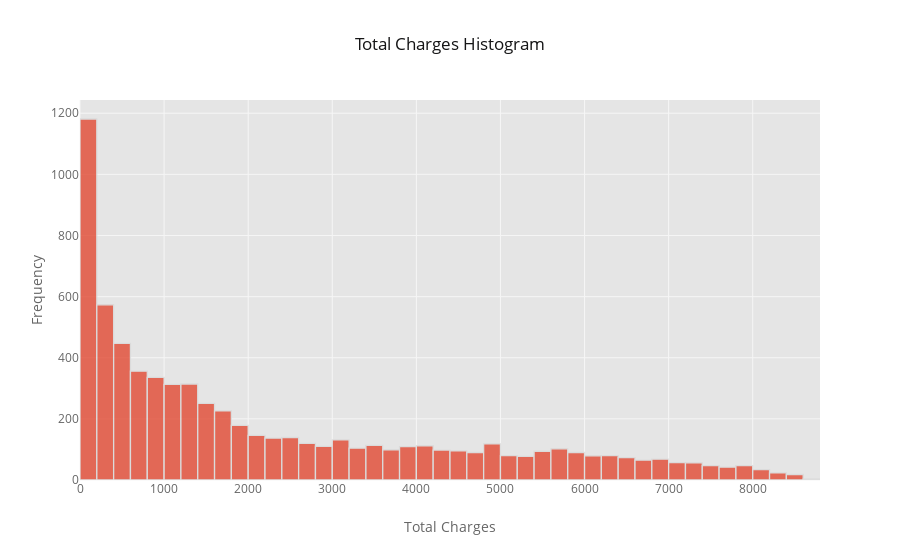

Notebook cell for this chart:
### Code cell
df['TotalCharges'].iplot(kind='hist', 
                         title='Total Charges Histogram', 
                         xTitle='Total Charges', 
                         yTitle='Frequency')

### Figure 1 — Plotly figure (JSON) as saved in the notebook; plotly's stock layout.template omitted (floating-point values rounded to 4 significant figures; data arrays with more than 128 entries replaced by an {"elided": "..."} marker saying what was removed)
{"data": [{"histfunc": "count", "histnorm": "", "marker": {"color": "rgba(226, 74, 51, 1.0)", "line": {"color": "#D9D9D9", "width": 1.3}}, "name": "TotalCharges", "opacity": 0.8, "orientation": "v", "type": "histogram", "uid": "ad6ae7ca-537f-4533-abcb-b980dff02feb", "x": {"elided": "7043 float values"}}], "layout": {"barmode": "overlay", "legend": {"bgcolor": "#FFFFFF", "font": {"color": "#666666"}}, "paper_bgcolor": "#FFFFFF", "plot_bgcolor": "#E5E5E5", "title": {"font": {"color": "#151516"}, "text": "Total Charges Histogram"}, "xaxis": {"gridcolor": "#F6F6F6", "showgrid": true, "tickfont": {"color": "#666666"}, "title": {"font": {"color": "#666666"}, "text": "Total Charges"}, "zerolinecolor": "#F6F6F6"}, "yaxis": {"gridcolor": "#F6F6F6", "showgrid": true, "tickfont": {"color": "#666666"}, "title": {"font": {"color": "#666666"}, "text": "Frequency"}, "zerolinecolor": "#F6F6F6"}}}
